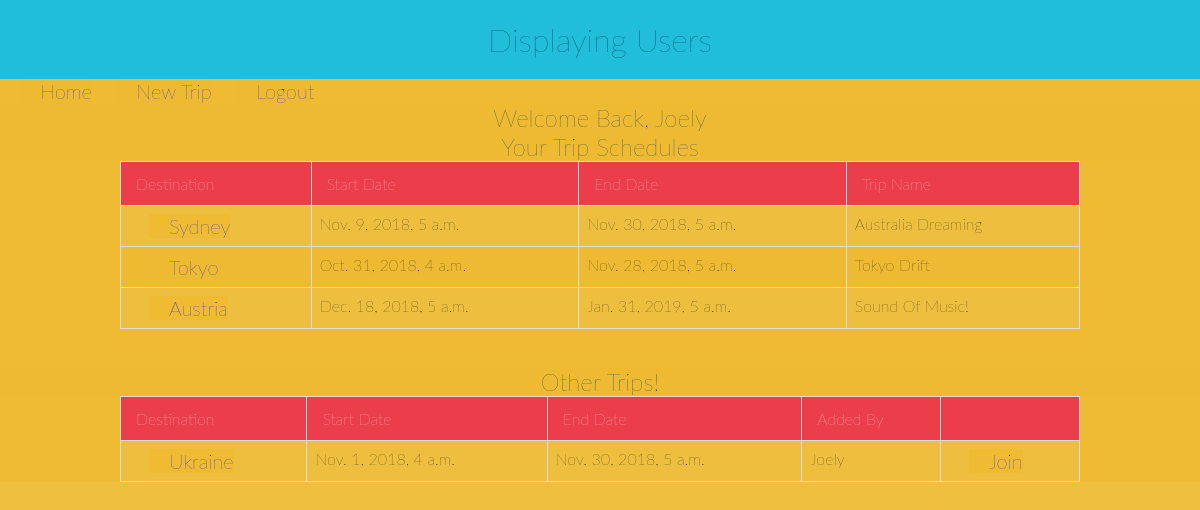
The page /user_dash (signed in) on the database its author committed.
### myapp/models.py (models this page shows, shortened)
class User(models.Model):
    username = models.CharField(max_length=255)
    name = models.CharField(max_length=255)
    dob = models.DateField()
    password = models.CharField(max_length=255)
    created_at = models.DateTimeField(auto_now_add = True)
    updated_at = models.DateTimeField(auto_now = True)
    objects = UserManager()

class Mytrip(models.Model):
    user = models.ForeignKey(User, related_name="user_mytrips", on_delete = models.CASCADE)
    trip = models.ForeignKey(Trip, related_name="trip_mytrips", on_delete = models.CASCADE)

class Trip(models.Model):
    destination = models.CharField(max_length = 255)
    startdate = models.DateTimeField()
    enddate = models.DateTimeField()
    tripname = models.CharField(max_length = 255)
    added_by = models.ForeignKey(User, related_name = "trips", on_delete = models.CASCADE)
    created_at = models.DateTimeField(auto_now_add = True)
    updated_at = models.DateTimeField(auto_now = True)
    objects = TripManager()

### myapp/views.py (the view)
# urls.py: url(r'^user_dash', views.user_dash),
def user_dash(request):
    if request.session._session:
        all_trips=Trip.objects.all()
        user_trips=Mytrip.objects.filter(user_id=request.session['id'])
        for i in user_trips:
            all_trips = all_trips.exclude(id=i.trip_id)
        context={
            'all_trips' : all_trips,
            'user_trips': user_trips,
        }
        return render(request, 'user_dash.html', context)
    else:
        return redirect("/")

### myapp/templates/user_dash.html (shortened to what this page needs)
<!DOCTYPE html>
<html>
<head>
    <link rel="stylesheet" type="text/css" media="screen" />
<body>
    <h1 class="header">Displaying Users</h1>
    <a href="/user_dash">Home</a>
    <a href="/create_trip">New Trip</a>
    <a href="/logout">Logout</a>
    <h2>Welcome Back, {{request.session.username}}</h2>
    <h2>Your Trip Schedules</h2>
    <table id="users">
        <tr>
            <th>Destination</th>
            <th>Start Date</th>
            <th>End Date</th>
            <th>Trip Name</th>
        </tr>
        {% for i in user_trips%}
        <tr>
            <td><a href="/show/{{i.trip.id}}">{{i.trip.destination}}</a></td>
            <td>{{i.trip.startdate}}</td>
            <td>{{i.trip.enddate}}</td>
            <td>{{i.trip.tripname}}</td>
        </tr>
        {% endfor %}
    </table>
    <br>
    <br>
    <h2>Other Trips!</h2>
    <table id="users">
        <tr>
            <th>Destination</th>
            <th>Start Date</th>
            <th>End Date</th>
            <th>Added By</th>
            <th></th>
        </tr>
        {% for i in all_trips%}
        <tr>
            <td><a href="/show/{{i.id}}">{{i.destination}}</a></td>
            <td>{{i.startdate}}</td>
            <td>{{i.enddate}}</td>
            <td>{{i.added_by.username}}</td>
            <td>
                <a href="/join/{{i.id}}">Join</a>
            </td>
        </tr>
        {% endfor %}
    </table>
</body>
</html>

### myapp/templates/user_dash.html (style rules this page uses)
* { font-family: 'Roboto Slab', serif; background:#EB3E; margin: 0; padding: 0; vertical-align: top; box-sizing: border-box; font-family: 'Lato', sans-serif; font-weight: 100; }
.header { width:100%; background-color:#21BEDA ; color:#013859; padding:20px; width:100%; text-align: center; }
#users { border-collapse: collapse; width: 80%; }
table { margin: 0 auto; }
#users td, th { border: 1px solid #ddd; padding: 8px; }
#users tr:nth-child(even) { background-color: #f2f2f2; }
#users th { padding-top: 12px; padding-bottom: 12px; padding-left: 15px; text-align: left; background-color: #EB3E4A; color: white; }
.header { text-align: center; }
a { text-decoration: none; font-size:20px; padding-left: 20px; margin-left:20px; }
h1, h2, h3, h4, h5, h6 { text-align: center; color:#013859; }

### rows shown on the page
User: session.username "Joely"
Mytrip: trip.destination "Sydney", trip.startdate "Nov. 9, 2018, 5 a.m.", trip.enddate "Nov. 30, 2018, 5 a.m.", trip.tripname "Australia Dreaming"
Mytrip: trip.destination "Tokyo", trip.startdate "Oct. 31, 2018, 4 a.m.", trip.enddate "Nov. 28, 2018, 5 a.m.", trip.tripname "Tokyo Drift"
Mytrip: trip.destination "Austria", trip.startdate "Dec. 18, 2018, 5 a.m.", trip.enddate "Jan. 31, 2019, 5 a.m.", trip.tripname "Sound Of Music!"
Trip: destination "Ukraine", startdate "Nov. 1, 2018, 4 a.m.", enddate "Nov. 30, 2018, 5 a.m.", added_by.username "Joely"
